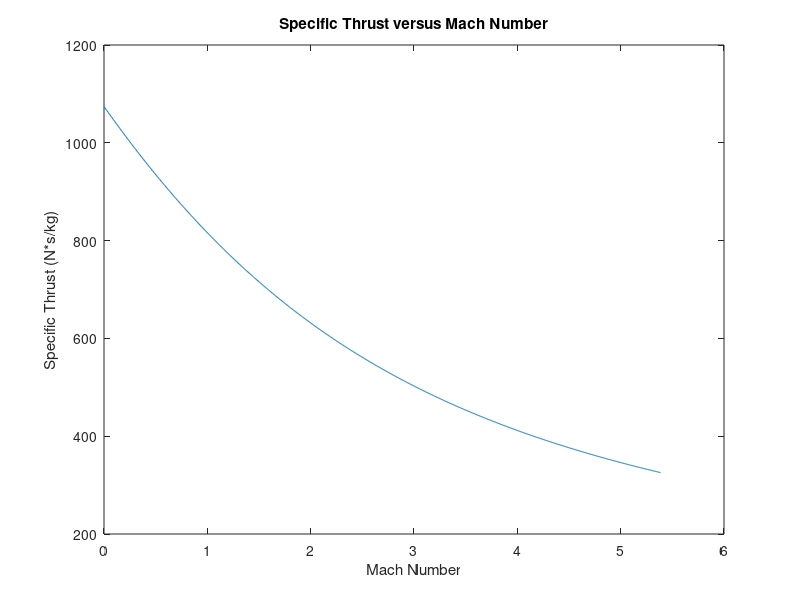
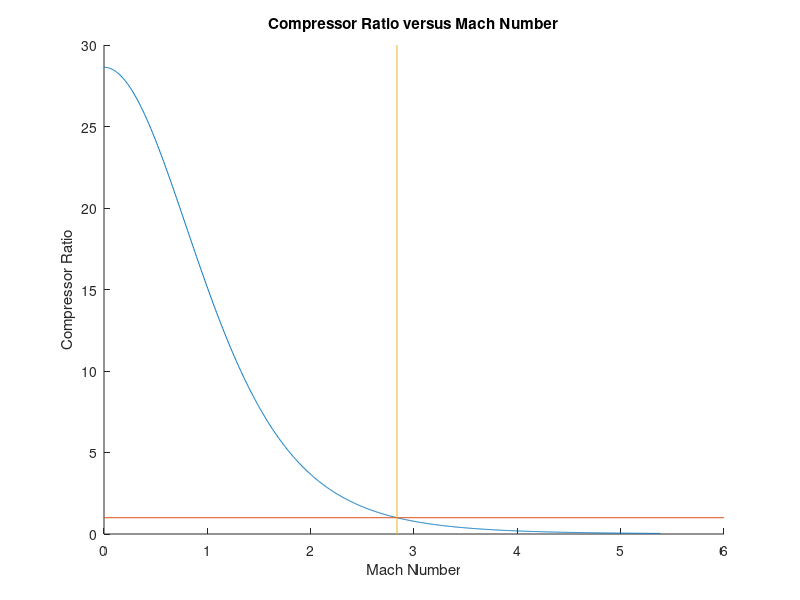
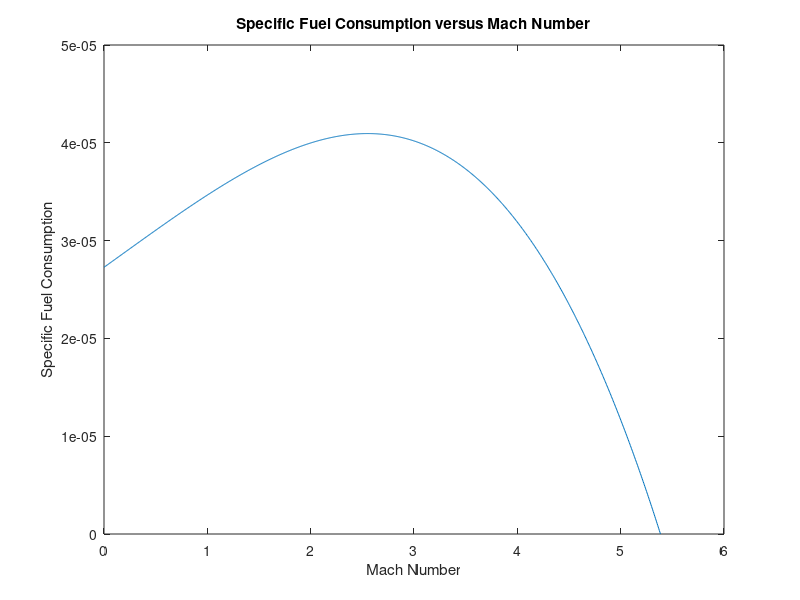

Reproduce these figures in MATLAB, in order.
% Logan Prust - Aer E 411 - Homework 4 - Problem 3

clear,clc;

% define givens
gamma = 1.4;
T0 = 222.2;
h = 4.4194E7;
Cp = 1004.5;
taulambda = 6.8;

% calculate some stuff
R = (gamma-1)/gamma*Cp;
a0 = sqrt(gamma*R*T0);
M0max = sqrt(2/(gamma-1)*(sqrt(taulambda)-1));
M0op = sqrt(2/(gamma-1)*(taulambda-1));

% initalize M0 vector
n = 1000;
M0 = linspace(0,M0op,n);

% calculate other stuff
for i = 1:n
    spcthrust(i) = a0*(sqrt(2/(gamma-1)*(sqrt(taulambda)-1)^2+M0(i)^2)-M0(i));
    taur(i) = 1+(gamma-1)/2*M0(i)^2;
    pic(i) = (sqrt(taulambda)/taur(i))^(gamma/(gamma-1));
    f(i) = Cp*T0/h*(taulambda - taur(i));
    S(i) = f(i)/spcthrust(i);
end

% plot results
figure(1);
plot(M0,spcthrust);
xlabel('Mach Number');
ylabel('Specific Thrust (N*s/kg)');
title('Specific Thrust versus Mach Number');

figure(2);
hold on;
plot(M0,pic);
plot([0 6],[1 1]);
plot([M0max M0max],[0 30]);
xlabel('Mach Number');
ylabel('Compressor Ratio');
title('Compressor Ratio versus Mach Number');

figure(3);
plot(M0,S);
xlabel('Mach Number');
ylabel('Specific Fuel Consumption');
title('Specific Fuel Consumption versus Mach Number');
